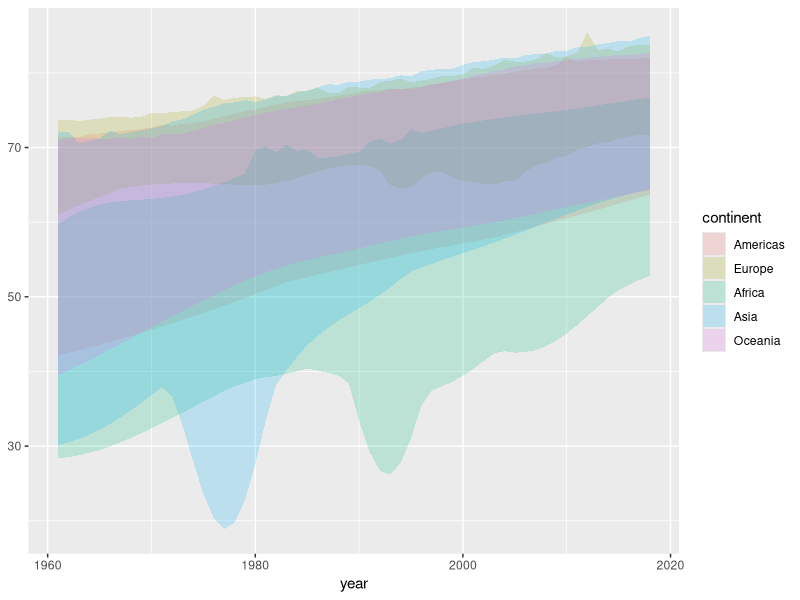

R code for this plot:
library(tidyverse)

world_bank_countries <- read_csv("data/world_bank_countries.csv")

life_expectancy <- world_bank_countries %>% 
  mutate(
    continent = as.factor(continent) %>% 
      fct_relevel("Americas", "Europe",
                  "Africa", "Asia", "Oceania")
  ) %>%
  group_by(continent, year) %>% 
  summarise(
    mean = mean(life_expectancy_at_birth, na.rm = TRUE),
    min = min(life_expectancy_at_birth, na.rm = TRUE),
    max = max(life_expectancy_at_birth, na.rm = TRUE)
  ) %>% 
  ungroup()


life_expectancy %>% 
  ggplot(aes(x = year,
             ymin = min,
             ymax = max,
             fill = continent)) +
  geom_ribbon(alpha = .2)